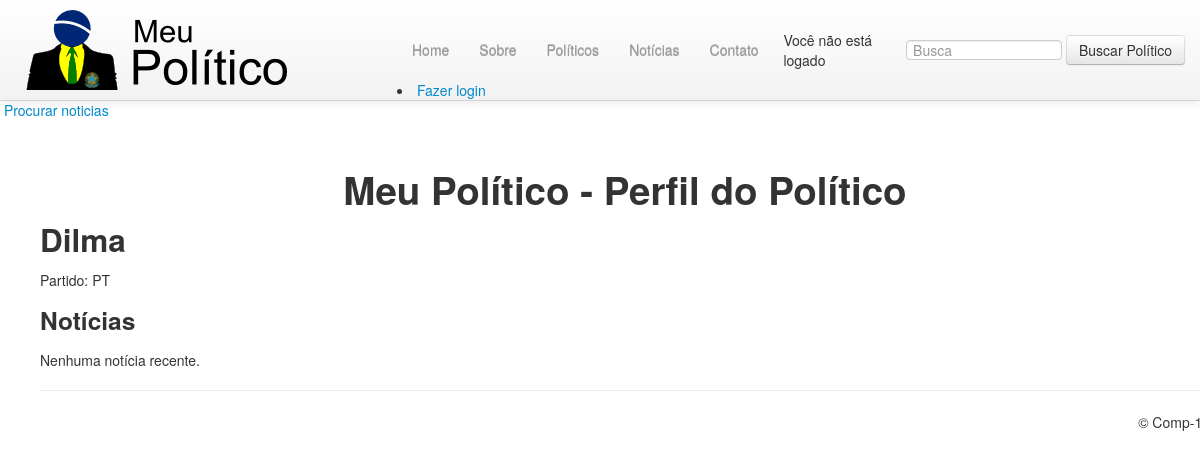
The page /politicians/1/ on the database as committed earlier.
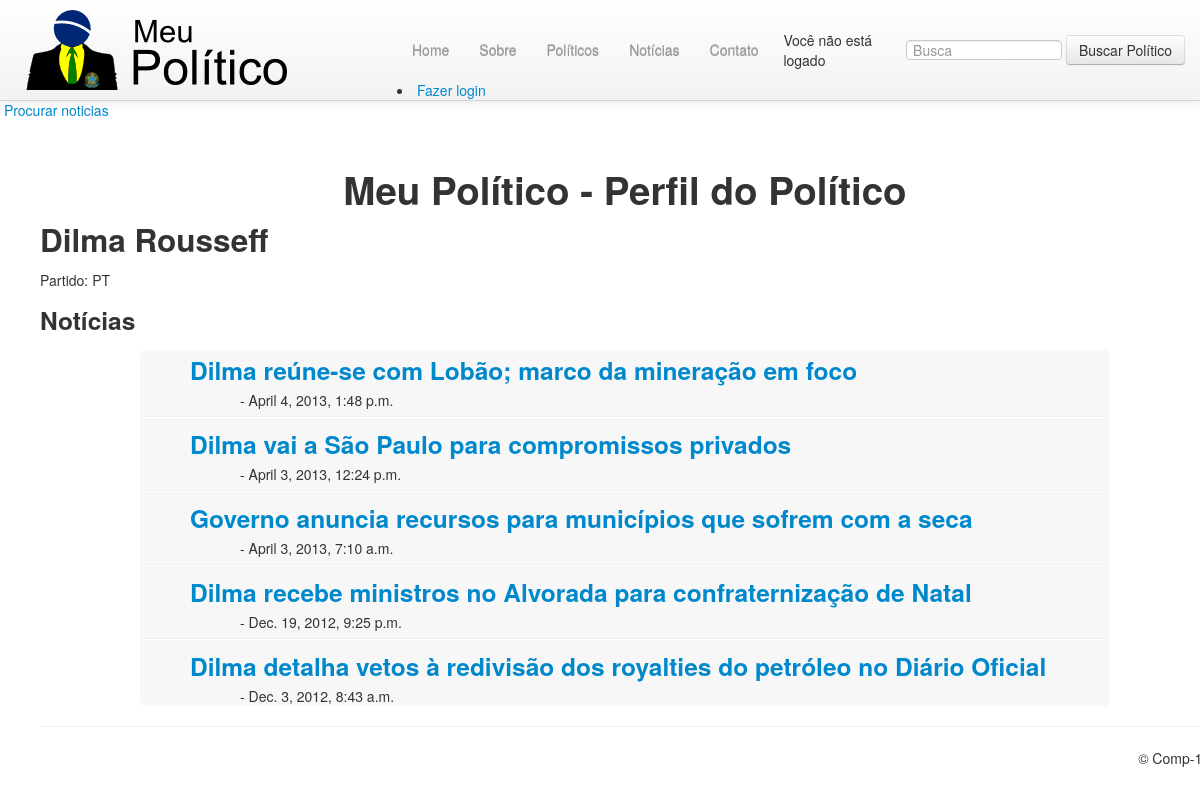
The same page on the database as committed later.
### politicians/models.py (models this page shows, shortened)
class Politician(models.Model):
    name = models.CharField(max_length=100)
    party = models.ForeignKey(Party)

class Party(models.Model):
    name = models.CharField(max_length=100)
    acronym = models.CharField(max_length=10)

class News(models.Model):
    politician = models.ForeignKey(Politician)
    title = models.CharField(max_length=200)
    link = models.URLField(max_length=200)
    pub_date = models.DateTimeField('date published')

### politicians/views.py (the view)
# urls.py: url(r'^politicians/(?P<politician_id>\d+)/$', views.politician_profile, name='politician_profile'),
def politician_profile(request, politician_id):
    politician = get_object_or_404(Politician, pk=politician_id)
    recent_news = politician.news_set.all().order_by('-pub_date')[:5]
    context = {'politician': politician, 'recent_news': recent_news}
    return render(request, 'politicians/politician_profile.html', context)

### politicians/templates/politicians/politician_profile.html
{% extends "politicians/base.html" %}
{% block content %}
<h1 id="heading_text">Meu Político - Perfil do Político</h1>
<h2>{{ politician.name }}</h2>
<p>Partido: {{ politician.party.acronym }}</p>
<h3>Notícias</h3>
{% if recent_news %}
	<div class="row">
    <div class="noticia-wrapper span10 offset1">
    {% for news in recent_news %}
    	    <div class="noticia">
        <h3 class="news_title"><a href="{{ news.link}}">{{ news.title }}</a> </h3>
        <p class="news_detail">
        	 - {{news.pub_date}}
         </p>
         </div>
        {% if not forloop.last %}
        <hr class="news">
        {% endif %}
    {% endfor %}
    </div>
    </div>
{% else %}
    <p>Nenhuma notícia recente.</p>
{% endif %}
{% endblock %}

### politicians/templates/politicians/base.html (shortened to what this page needs)
﻿{% load staticfiles %}
<!DOCTYPE html>
<html lang="en">
<head>
	<link rel="stylesheet" type="text/css" href="{% static 'politicians/css/bootstrap.css' %}" />
	<link rel="stylesheet" type="text/css" href="{% static 'politicians/css/bootstrap-hero.css' %}" />
	<link rel="stylesheet" type="text/css" href="{% static 'politicians/css/bootstrap-responsive.css' %}" />
	<link rel="stylesheet" type="text/css" href="{% static 'politicians/css/custom.css' %}" />
</head>
<body>
	<a href="{% url 'news_search' %}">Procurar noticias</a>
    <div class="navbar navbar-inverse navbar-fixed-top" id="topo">
          <div class="navbar-inner">
            <div class="container">
              <a href="/">
                <img id="logo" src="{{ STATIC_URL }}politicians/images/logo.png" alt="Meu Político">
              </a>
              <div class="nav-collapse collapse">
                <ul class="nav">
                  <li id="top_home"><a href="{% url 'home' %}">Home</a></li>
                  <li id="top_sobre"><a href="#sobre">Sobre</a></li>
                  <li id="top_politicos"><a href="{% url 'politicians' %}">Políticos</a></li>
                  <li id="top_noticias"><a href="{% url 'news' %}">Notícias</a></li>
                  <li id="top_contato"><a href="#contato">Contato</a></li>
                </ul>
                <form class="navbar-form pull-right" action="{% url 'search_results' %}" method="post">
                  <input class="span2" type="text" placeholder="Busca" name="name">
                  <button type="submit" class="btn">Buscar Político</button>
                </form>
				{% block login %}
				{% if request.session.username != none %}
					<p> Oi, {{request.session.username}}</p>
					<li id="top_logout"><a href="{% url 'logout' %}">Fazer logout</a></li>
				{% else %}
					<p> Você não está logado </p>
					<li id="top_login"><a href="{% url 'login' %}">Fazer login</a></li>
				{% endif %}
				{% endblock %}
              </div>
            </div>
          </div>
        </div>
    <div id="content">
        <div class="container">
            {% block content %}{% endblock %}
        <hr>
      <footer>
        <p>&copy; Comp-14</p>
      </footer>
    </div>
    </div>
</body>
</html>

### politicians/static/politicians/css/custom.css (style rules this page uses)
#logo { float: left; margin: 10px; padding-right: 100px; width: 262px; height: 80px; }
footer { text-align: right; }
#content { padding: 40px; }
#heading_text { text-align: center; }
.news_detail { margin:0; margin-left: 50px; }
.noticia { text-align: left; margin-left: 50px; margin-right: 50px; }
.noticia-wrapper { background-color: #f7f7f7; -webkit-border-radius: 6px; -moz-border-radius: 6px; border-radius: 6px; }
.news_title { margin:0 }
hr.news { margin:6px; }

Rows that differ between the two databases and show on the page:
changed Politician "PT": name "Dilma" → "Dilma Rousseff"
added News: title "Dilma reúne-se com Lobão; marco da mineração em foco", pub_date "April 4, 2013, 1:48 p.m."
added News: title "Dilma vai a São Paulo para compromissos privados", pub_date "April 3, 2013, 12:24 p.m."
added News: title "Governo anuncia recursos para municípios que sofrem com a seca", pub_date "April 3, 2013, 7:10 a.m."
added News: title "Dilma recebe ministros no Alvorada para confraternização de Natal", pub_date "Dec. 19, 2012, 9:25 p.m."
added News: title "Dilma detalha vetos à redivisão dos royalties do petróleo no Diário Oficial", pub_date "Dec. 3, 2012, 8:43 a.m."
Other text that changed with them:
text no longer shown: "Nenhuma notícia recente."
